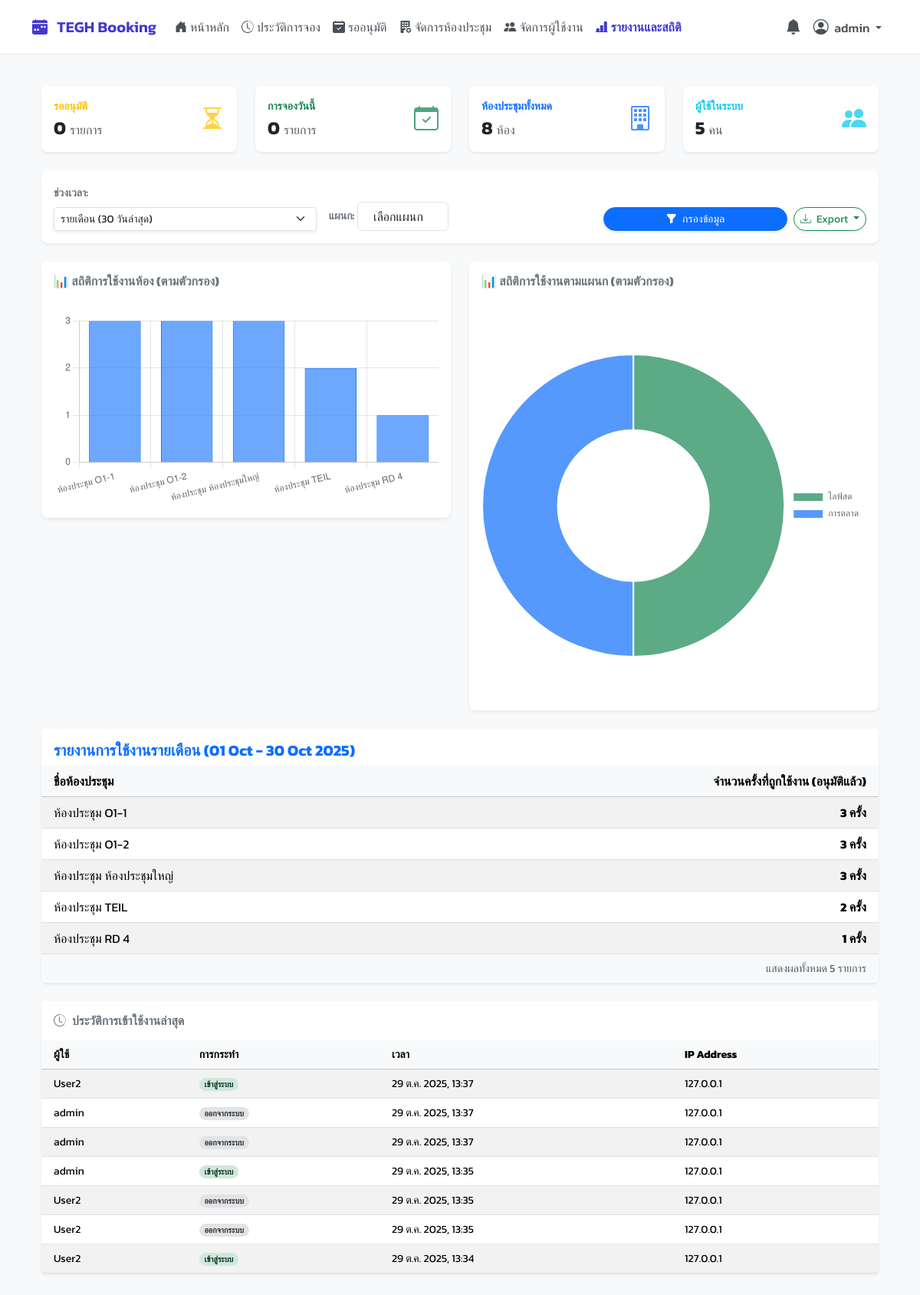
Page /reports/ (signed in) on the earlier database version.
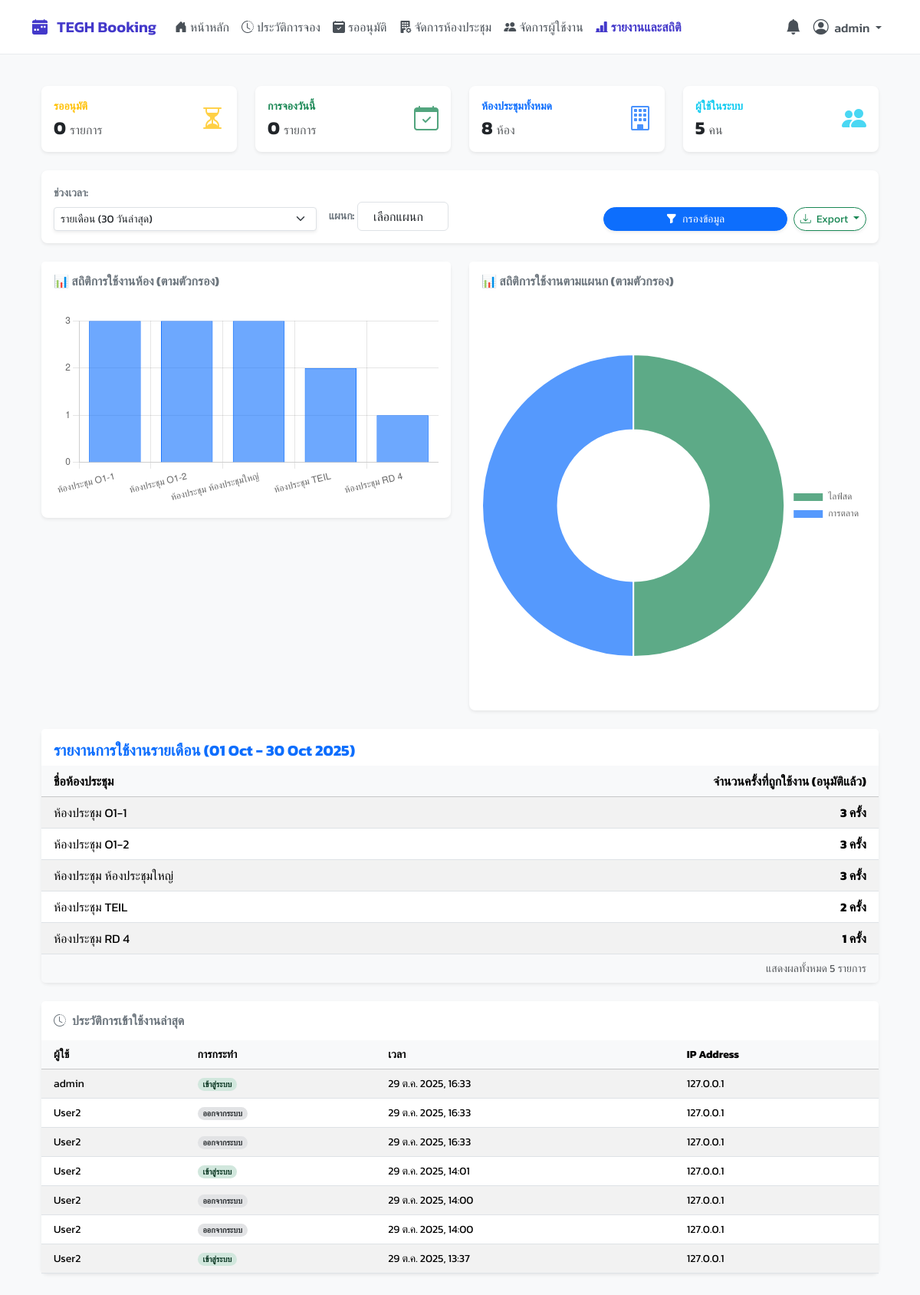
Same page on the later database version.
### booking/models.py (models this page shows, shortened)
class Room(models.Model):
    name = models.CharField("ชื่อห้องประชุม", max_length=100, unique=True)
    capacity = models.PositiveIntegerField("ความจุ (คน)", default=1)
    building = models.CharField("อาคาร", max_length=50, blank=True, null=True)
    floor = models.CharField("ชั้น", max_length=20, blank=True, null=True)
    equipment_in_room = models.TextField("อุปกรณ์ภายในห้อง (อื่นๆ)", blank=True, null=True, help_text="อุปกรณ์ที่มีให้ในห้อง (เช่น โปรเจคเตอร์, ไวท์บอร์ด)")
    image = models.ImageField("รูปภาพห้องประชุม", upload_to='room_images/', blank=True, null=True)
    class Meta:
        verbose_name = "ห้องประชุม"
        verbose_name_plural = "ห้องประชุม"
        ordering = ['name']

class LoginHistory(models.Model):
    user = models.ForeignKey(User, on_delete=models.CASCADE, verbose_name="ผู้ใช้")
    timestamp = models.DateTimeField("เวลาที่บันทึก", auto_now_add=True)
    ACTION_CHOICES = [('LOGIN', 'เข้าสู่ระบบ'), ('LOGOUT', 'ออกจากระบบ')]
    action = models.CharField("การกระทำ", max_length=10, choices=ACTION_CHOICES)
    ip_address = models.GenericIPAddressField("IP Address", null=True, blank=True)
    class Meta:
        ordering = ['-timestamp']

### booking/views.py (the view)
# urls.py: path('reports/', views.reports_view, name='reports'),
@login_required
@user_passes_test(is_admin)
def reports_view(request):
    period = request.GET.get('period', 'monthly')
    department = request.GET.get('department', '')
    today = timezone.now().date()
    start_date = today
    if period == 'daily':
        start_date = today
        report_title = f'รายงานการใช้งานรายวัน ({today:%d %b %Y})'
    elif period == 'weekly':
        start_date = today - timedelta(days=6)
        report_title = f'รายงานการใช้งานรายสัปดาห์ ({start_date:%d %b} - {today:%d %b %Y})'
    else:
        period = 'monthly'
        start_date = today - timedelta(days=29)
        report_title = f'รายงานการใช้งานรายเดือน ({start_date:%d %b} - {today:%d %b %Y})'
    recent_bookings = Booking.objects.filter(
        start_time__date__gte=start_date,
        start_time__date__lte=today,
        status='APPROVED'
    )
    if department:
        recent_bookings = recent_bookings.filter(department=department)
        report_title += f" (แผนก: {department})"
    room_usage_stats = Room.objects.annotate(
        booking_count=Count('bookings', filter=Q(bookings__in=recent_bookings))
    ).filter(booking_count__gt=0).order_by('-booking_count')
    room_usage_labels = [r.name for r in room_usage_stats[:10]]
    room_usage_data = [r.booking_count for r in room_usage_stats[:10]]
    dept_usage_query = recent_bookings.exclude(department__exact='').exclude(department__isnull=True) \
                                       .values('department') \
                                       .annotate(count=Count('id')) \
                                       .order_by('-count')
    dept_usage_labels = [d['department'] for d in dept_usage_query[:10] if d.get('department')]
    dept_usage_data = [d['count'] for d in dept_usage_query[:10] if d.get('department')]
    departments_dropdown = Booking.objects.exclude(department__exact='').exclude(department__isnull=True) \
                                   .values_list('department', flat=True) \
                                   .distinct().order_by('department')
    context = {
        'room_usage_stats': room_usage_stats,
        'report_title': report_title,
        'all_departments': departments_dropdown,
        'current_period': period,
        'current_department': department,
        'room_usage_labels': json.dumps(room_usage_labels),
        'room_usage_data': json.dumps(room_usage_data),
        'dept_usage_labels': json.dumps(dept_usage_labels),
        'dept_usage_data': json.dumps(dept_usage_data),
        'pending_count': Booking.objects.filter(status='PENDING').count(),
        'today_bookings_count': Booking.objects.filter(start_time__date=timezone.now().date(), status='APPROVED').count(),
        'total_users_count': User.objects.count(),
        'total_rooms_count': Room.objects.count(),
        'login_history': LoginHistory.objects.select_related('user').order_by('-timestamp')[:7],
     }
    return render(request, 'pages/reports.html', context)

### booking/views.py (called while the page is built)
def is_admin(user):
    return user.is_authenticated and (user.is_superuser or user.groups.filter(name='Admin').exists())

def is_approver_or_admin(user):
    return user.is_authenticated and (user.is_superuser or user.groups.filter(name__in=['Approver', 'Admin']).exists())

### templates/pages/reports.html (shortened to what the changed rows need)
{% extends 'base.html' %}
{% load static %}
{% block content %}
<div class="container-fluid py-4">
    <div class="card shadow-sm border-0 rounded-3 mb-4">
        <div class="table-responsive">
            <table class="table table-striped table-hover mb-0 align-middle">
                <thead class="table-light">
                    <tr>
                        <th scope="col" class="ps-3" style="width: 60%;">ชื่อห้องประชุม</th>
                        <th scope="col" class="text-end pe-3">จำนวนครั้งที่ถูกใช้งาน (อนุมัติแล้ว)</th>
                    </tr>
                </thead>
                <tbody>
                    {% for room_stat in room_usage_stats %}
                    <tr>
                        <td class="ps-3">{{ room_stat.name }}</td>
                        <td class="text-end pe-3 fw-bold">{{ room_stat.booking_count }} ครั้ง</td>
                    </tr>
                    {% endfor %}
                </tbody>
            </table>
        </div>
    </div>
    <div class="card shadow-sm border-0 rounded-3">
        <div class="table-responsive">
            <table class="table table-striped table-hover mb-0 align-middle small">
                <thead class="table-light">
                    <tr>
                        <th scope="col" class="ps-3">ผู้ใช้</th>
                        <th scope="col">การกระทำ</th>
                        <th scope="col">เวลา</th>
                        <th scope="col">IP Address</th>
                    </tr>
                </thead>
                <tbody>
                    {% for log in login_history %}
                    <tr>
                        <td class="ps-3">{{ log.user.username }}</td>
                        <td>
                            {% if log.action == 'LOGIN' %}
                                <span class="badge bg-success-subtle text-success-emphasis rounded-pill">เข้าสู่ระบบ</span>
                            {% else %}
                                <span class="badge bg-secondary-subtle text-secondary-emphasis rounded-pill">ออกจากระบบ</span>
                            {% endif %}
                        </td>
                        <td>{{ log.timestamp|date:"d M Y, H:i" }}</td>
                        <td>{{ log.ip_address|default:"-" }}</td>
                    </tr>
                    {% empty %}
                    <tr>
                        <td colspan="4" class="text-center text-muted p-4">
                            <em>ยังไม่มีประวัติการเข้าใช้งาน</em>
                        </td>
                    </tr>
                    {% endfor %}
                </tbody>
            </table>
        </div>
    </div>
</div>
{% endblock %}

### templates/base.html (shortened to what this page needs)
{% load static %}
<!DOCTYPE html>
<html lang="th">
<head>
    <link href="https://cdn.jsdelivr.net/npm/bootstrap@5.3.3/dist/css/bootstrap.min.css" rel="stylesheet">
    <link rel="stylesheet" href="https://cdn.jsdelivr.net/npm/bootstrap-icons@1.11.3/font/bootstrap-icons.min.css">
    <link href="https://cdn.jsdelivr.net/npm/select2@4.1.0-rc.0/dist/css/select2.min.css" rel="stylesheet" />
    <link rel="stylesheet" href="https://cdn.jsdelivr.net/npm/select2-bootstrap-5-theme@1.3.0/dist/select2-bootstrap-5-theme.min.css" />
    <link rel="stylesheet" href="{% static 'css/theme.css' %}">
</head>
<body>
    <nav class="navbar navbar-expand-lg fixed-top">
        <div class="container">
            <a class="navbar-brand" href="{% url 'dashboard' %}">
                <i class="bi bi-calendar-week-fill me-2"></i>
                TEGH Booking
            </a>
            <div class="collapse navbar-collapse" id="mainNavbar">
                <ul class="navbar-nav me-auto mb-2 mb-lg-0">
                    {% for item in menu_items %}
                        {% if item.show %}
                            <li class="nav-item">
                                <a class="nav-link {% if item.active %}active{% endif %} d-flex align-items-center" href="{% url item.url_name %}">
                                    <i class="{{ item.icon }} me-1"></i>
                                    {{ item.label }}
                                </a>
                            </li>
                        {% endif %}
                    {% endfor %}
                </ul>
                <ul class="navbar-nav ms-auto mb-2 mb-lg-0">
                    {% if user.is_authenticated %}
                    {% if is_admin_user %}
                    <li class="nav-item dropdown">
                        <a class="nav-link" href="#" id="notificationBell" role="button" data-bs-toggle="dropdown" aria-expanded="false"
                           title="รายการแจ้งเตือน" data-bs-toggle="tooltip" data-bs-placement="bottom">
                            <i class="bi bi-bell-fill fs-5"></i>
                        </a>
                    </li>
                    {% endif %}
                    <li class="nav-item dropdown">
                        <a class="nav-link dropdown-toggle" href="#" id="navbarUserDropdown" role="button" data-bs-toggle="dropdown" aria-expanded="false">
                            <i class="bi bi-person-circle fs-5 me-1"></i>
                            <span class="d-none d-lg-inline">{{ user.get_full_name|default:user.username }}</span>
                        </a>
                    </li>
                    {% endif %}
                </ul>
            </div>
        </div>
    </nav>
    <main class="container main-content-wrapper">
        {% block content %}{% endblock %}
    </main>
</body>
</html>

Differences in the rows shown:
no longer on this page (row unchanged): LoginHistory: user.username "admin", action "ออกจากระบบ", timestamp "29 ต.ค. 2025, 13:37", ip_address "127.0.0.1"
no longer on this page (row unchanged): LoginHistory: user.username "admin", action "ออกจากระบบ", timestamp "29 ต.ค. 2025, 13:37", ip_address "127.0.0.1"
no longer on this page (row unchanged): LoginHistory: user.username "admin", action "เข้าสู่ระบบ", timestamp "29 ต.ค. 2025, 13:35", ip_address "127.0.0.1"
no longer on this page (row unchanged): LoginHistory: user.username "User2", action "ออกจากระบบ", timestamp "29 ต.ค. 2025, 13:35", ip_address "127.0.0.1"
no longer on this page (row unchanged): LoginHistory: user.username "User2", action "ออกจากระบบ", timestamp "29 ต.ค. 2025, 13:35", ip_address "127.0.0.1"
no longer on this page (row unchanged): LoginHistory: user.username "User2", action "เข้าสู่ระบบ", timestamp "29 ต.ค. 2025, 13:34", ip_address "127.0.0.1"
added LoginHistory: user.username "admin", action "เข้าสู่ระบบ", timestamp "29 ต.ค. 2025, 16:33", ip_address "127.0.0.1"
added LoginHistory: user.username "User2", action "ออกจากระบบ", timestamp "29 ต.ค. 2025, 16:33", ip_address "127.0.0.1"
added LoginHistory: user.username "User2", action "ออกจากระบบ", timestamp "29 ต.ค. 2025, 16:33", ip_address "127.0.0.1"
added LoginHistory: user.username "User2", action "เข้าสู่ระบบ", timestamp "29 ต.ค. 2025, 14:01", ip_address "127.0.0.1"
added LoginHistory: user.username "User2", action "ออกจากระบบ", timestamp "29 ต.ค. 2025, 14:00", ip_address "127.0.0.1"
added LoginHistory: user.username "User2", action "ออกจากระบบ", timestamp "29 ต.ค. 2025, 14:00", ip_address "127.0.0.1"
